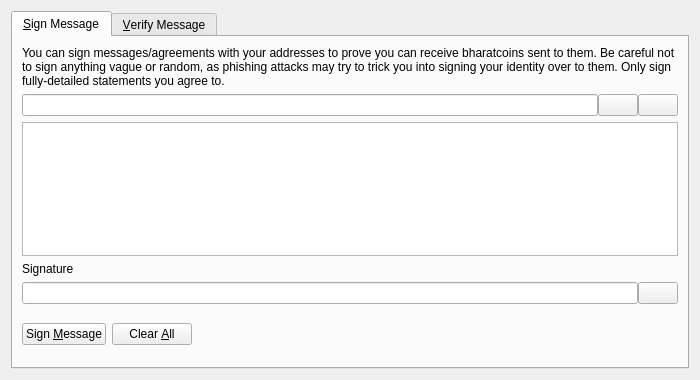
<?xml version="1.0" encoding="UTF-8"?>
<ui version="4.0">
 <class>SignVerifyMessageDialog</class>
 <widget class="QDialog" name="SignVerifyMessageDialog">
  <property name="geometry">
   <rect>
    <x>0</x>
    <y>0</y>
    <width>700</width>
    <height>380</height>
   </rect>
  </property>
  <property name="windowTitle">
   <string>Signatures - Sign / Verify a Message</string>
  </property>
  <property name="modal">
   <bool>true</bool>
  </property>
  <layout class="QVBoxLayout" name="verticalLayout">
   <item>
    <widget class="QTabWidget" name="tabWidget">
     <property name="currentIndex">
      <number>0</number>
     </property>
     <widget class="QWidget" name="tabSignMessage">
      <attribute name="title">
       <string>&amp;Sign Message</string>
      </attribute>
      <layout class="QVBoxLayout" name="verticalLayout_SM">
       <item>
        <widget class="QLabel" name="infoLabel_SM">
         <property name="text">
          <string>You can sign messages/agreements with your addresses to prove you can receive bharatcoins sent to them. Be careful not to sign anything vague or random, as phishing attacks may try to trick you into signing your identity over to them. Only sign fully-detailed statements you agree to.</string>
         </property>
         <property name="textFormat">
          <enum>Qt::PlainText</enum>
         </property>
         <property name="wordWrap">
          <bool>true</bool>
         </property>
        </widget>
       </item>
       <item>
        <layout class="QHBoxLayout" name="horizontalLayout_1_SM">
         <property name="spacing">
          <number>0</number>
         </property>
         <item>
          <widget class="QValidatedLineEdit" name="addressIn_SM">
           <property name="toolTip">
            <string>The Bharatcoin address to sign the message with</string>
           </property>
          </widget>
         </item>
         <item>
          <widget class="QPushButton" name="addressBookButton_SM">
           <property name="toolTip">
            <string>Choose previously used address</string>
           </property>
           <property name="text">
            <string/>
           </property>
           <property name="icon">
            <iconset resource="../bitcoin.qrc">
             <normaloff>:/icons/address-book</normaloff>:/icons/address-book</iconset>
           </property>
           <property name="shortcut">
            <string>Alt+A</string>
           </property>
           <property name="autoDefault">
            <bool>false</bool>
           </property>
          </widget>
         </item>
         <item>
          <widget class="QPushButton" name="pasteButton_SM">
           <property name="toolTip">
            <string>Paste address from clipboard</string>
           </property>
           <property name="text">
            <string/>
           </property>
           <property name="icon">
            <iconset resource="../bitcoin.qrc">
             <normaloff>:/icons/editpaste</normaloff>:/icons/editpaste</iconset>
           </property>
           <property name="shortcut">
            <string>Alt+P</string>
           </property>
           <property name="autoDefault">
            <bool>false</bool>
           </property>
          </widget>
         </item>
        </layout>
       </item>
       <item>
        <widget class="QPlainTextEdit" name="messageIn_SM">
         <property name="toolTip">
          <string>Enter the message you want to sign here</string>
         </property>
        </widget>
       </item>
       <item>
        <widget class="QLabel" name="signatureLabel_SM">
         <property name="text">
          <string>Signature</string>
         </property>
         <property name="textFormat">
          <enum>Qt::PlainText</enum>
         </property>
        </widget>
       </item>
       <item>
        <layout class="QHBoxLayout" name="horizontalLayout_2_SM">
         <property name="spacing">
          <number>0</number>
         </property>
         <item>
          <widget class="QLineEdit" name="signatureOut_SM">
           <property name="font">
            <font>
             <italic>true</italic>
            </font>
           </property>
           <property name="readOnly">
            <bool>true</bool>
           </property>
          </widget>
         </item>
         <item>
          <widget class="QPushButton" name="copySignatureButton_SM">
           <property name="toolTip">
            <string>Copy the current signature to the system clipboard</string>
           </property>
           <property name="text">
            <string/>
           </property>
           <property name="icon">
            <iconset resource="../bitcoin.qrc">
             <normaloff>:/icons/editcopy</normaloff>:/icons/editcopy</iconset>
           </property>
           <property name="autoDefault">
            <bool>false</bool>
           </property>
          </widget>
         </item>
        </layout>
       </item>
       <item>
        <layout class="QHBoxLayout" name="horizontalLayout_3_SM">
         <item>
          <widget class="QPushButton" name="signMessageButton_SM">
           <property name="toolTip">
            <string>Sign the message to prove you own this Bharatcoin address</string>
           </property>
           <property name="text">
            <string>Sign &amp;Message</string>
           </property>
           <property name="icon">
            <iconset resource="../bitcoin.qrc">
             <normaloff>:/icons/edit</normaloff>:/icons/edit</iconset>
           </property>
           <property name="autoDefault">
            <bool>false</bool>
           </property>
          </widget>
         </item>
         <item>
          <widget class="QPushButton" name="clearButton_SM">
           <property name="toolTip">
            <string>Reset all sign message fields</string>
           </property>
           <property name="text">
            <string>Clear &amp;All</string>
           </property>
           <property name="icon">
            <iconset resource="../bitcoin.qrc">
             <normaloff>:/icons/remove</normaloff>:/icons/remove</iconset>
           </property>
           <property name="autoDefault">
            <bool>false</bool>
           </property>
          </widget>
         </item>
         <item>
          <spacer name="horizontalSpacer_1_SM">
           <property name="orientation">
            <enum>Qt::Horizontal</enum>
           </property>
           <property name="sizeHint" stdset="0">
            <size>
             <width>40</width>
             <height>48</height>
            </size>
           </property>
          </spacer>
         </item>
         <item>
          <widget class="QLabel" name="statusLabel_SM">
           <property name="font">
            <font>
             <weight>75</weight>
             <bold>true</bold>
            </font>
           </property>
           <property name="text">
            <string/>
           </property>
           <property name="wordWrap">
            <bool>true</bool>
           </property>
          </widget>
         </item>
         <item>
          <spacer name="horizontalSpacer_2_SM">
           <property name="orientation">
            <enum>Qt::Horizontal</enum>
           </property>
           <property name="sizeHint" stdset="0">
            <size>
             <width>40</width>
             <height>48</height>
            </size>
           </property>
          </spacer>
         </item>
        </layout>
       </item>
      </layout>
     </widget>
     <widget class="QWidget" name="tabVerifyMessage">
      <attribute name="title">
       <string>&amp;Verify Message</string>
      </attribute>
      <layout class="QVBoxLayout" name="verticalLayout_VM">
       <item>
        <widget class="QLabel" name="infoLabel_VM">
         <property name="text">
          <string>Enter the receiver's address, message (ensure you copy line breaks, spaces, tabs, etc. exactly) and signature below to verify the message. Be careful not to read more into the signature than what is in the signed message itself, to avoid being tricked by a man-in-the-middle attack. Note that this only proves the signing party receives with the address, it cannot prove sendership of any transaction!</string>
         </property>
         <property name="textFormat">
          <enum>Qt::PlainText</enum>
         </property>
         <property name="alignment">
          <set>Qt::AlignLeading|Qt::AlignLeft|Qt::AlignTop</set>
         </property>
         <property name="wordWrap">
          <bool>true</bool>
         </property>
        </widget>
       </item>
       <item>
        <layout class="QHBoxLayout" name="horizontalLayout_1_VM">
         <property name="spacing">
          <number>0</number>
         </property>
         <item>
          <widget class="QValidatedLineEdit" name="addressIn_VM">
           <property name="toolTip">
            <string>The Bharatcoin address the message was signed with</string>
           </property>
          </widget>
         </item>
         <item>
          <widget class="QPushButton" name="addressBookButton_VM">
           <property name="toolTip">
            <string>Choose previously used address</string>
           </property>
           <property name="text">
            <string/>
           </property>
           <property name="icon">
            <iconset resource="../bitcoin.qrc">
             <normaloff>:/icons/address-book</normaloff>:/icons/address-book</iconset>
           </property>
           <property name="shortcut">
            <string>Alt+A</string>
           </property>
           <property name="autoDefault">
            <bool>false</bool>
           </property>
          </widget>
         </item>
        </layout>
       </item>
       <item>
        <widget class="QPlainTextEdit" name="messageIn_VM"/>
       </item>
       <item>
        <widget class="QValidatedLineEdit" name="signatureIn_VM"/>
       </item>
       <item>
        <layout class="QHBoxLayout" name="horizontalLayout_2_VM">
         <item>
          <widget class="QPushButton" name="verifyMessageButton_VM">
           <property name="toolTip">
            <string>Verify the message to ensure it was signed with the specified Bharatcoin address</string>
           </property>
           <property name="text">
            <string>Verify &amp;Message</string>
           </property>
           <property name="icon">
            <iconset resource="../bitcoin.qrc">
             <normaloff>:/icons/transaction_0</normaloff>:/icons/transaction_0</iconset>
           </property>
           <property name="autoDefault">
            <bool>false</bool>
           </property>
          </widget>
         </item>
         <item>
          <widget class="QPushButton" name="clearButton_VM">
           <property name="toolTip">
            <string>Reset all verify message fields</string>
           </property>
           <property name="text">
            <string>Clear &amp;All</string>
           </property>
           <property name="icon">
            <iconset resource="../bitcoin.qrc">
             <normaloff>:/icons/remove</normaloff>:/icons/remove</iconset>
           </property>
           <property name="autoDefault">
            <bool>false</bool>
           </property>
          </widget>
         </item>
         <item>
          <spacer name="horizontalSpacer_1_VM">
           <property name="orientation">
            <enum>Qt::Horizontal</enum>
           </property>
           <property name="sizeHint" stdset="0">
            <size>
             <width>40</width>
             <height>48</height>
            </size>
           </property>
          </spacer>
         </item>
         <item>
          <widget class="QLabel" name="statusLabel_VM">
           <property name="font">
            <font>
             <weight>75</weight>
             <bold>true</bold>
            </font>
           </property>
           <property name="text">
            <string/>
           </property>
           <property name="wordWrap">
            <bool>true</bool>
           </property>
          </widget>
         </item>
         <item>
          <spacer name="horizontalSpacer_2_VM">
           <property name="orientation">
            <enum>Qt::Horizontal</enum>
           </property>
           <property name="sizeHint" stdset="0">
            <size>
             <width>40</width>
             <height>48</height>
            </size>
           </property>
          </spacer>
         </item>
        </layout>
       </item>
      </layout>
     </widget>
    </widget>
   </item>
  </layout>
 </widget>
 <customwidgets>
  <customwidget>
   <class>QValidatedLineEdit</class>
   <extends>QLineEdit</extends>
   <header>qt/qvalidatedlineedit.h</header>
  </customwidget>
 </customwidgets>
 <resources>
  <include location="../bitcoin.qrc"/>
 </resources>
 <connections/>
</ui>
